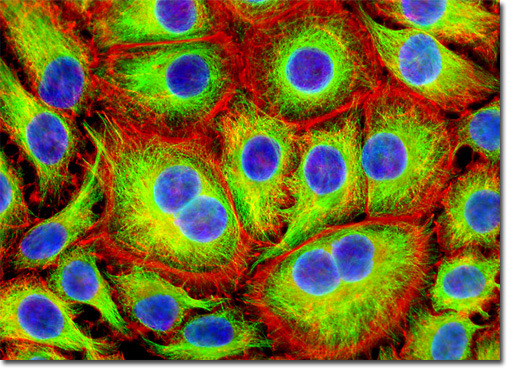
#> input picture BIOM480A5/DEN TESTS/helalarge3.jpg, 508 x 368 px
$ jupyter execute 'HeLa Cells.ipynb'
#> lines starting #> are read from the running program, lines starting #| are printed output that depends on the picture; after the words box and inside, x2 and y2 are one past the last pixel; in counts of white or black regions, pixels touching at a corner belong together
[cell 1]
import cv2
import numpy as np
import matplotlib.pyplot as plt
from skimage import measure, filters, color, io
from skimage.segmentation import clear_border
from skimage.morphology import remove_small_objects

# Configuration
image_path = "helalarge3.jpg"  # Replace if needed
microns_per_pixel = 0.16125  # µm per pixel (40× objective lens)
pixel_area_um2 = microns_per_pixel ** 2

# Load image
img = io.imread(image_path)
#> img is the input picture: shape (368, 508, 3); mean R, G, B 113.1, 102.7, 42.8

# Convert to grayscale using blue channel (nuclei)
nuclei_gray = img[:, :, 2]
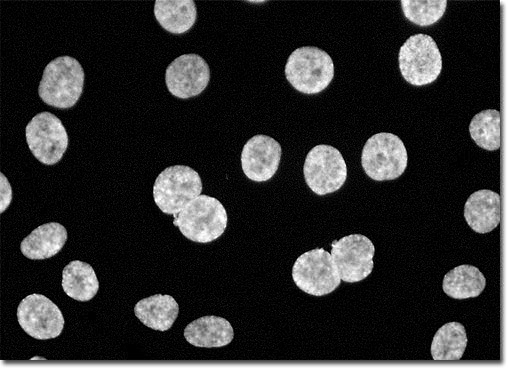
#> nuclei_gray: shape (368, 508); min 0, max 255, mean 42.8
threshold = filters.threshold_otsu(nuclei_gray)
#> threshold = 92
nuclei_binary = nuclei_gray > threshold
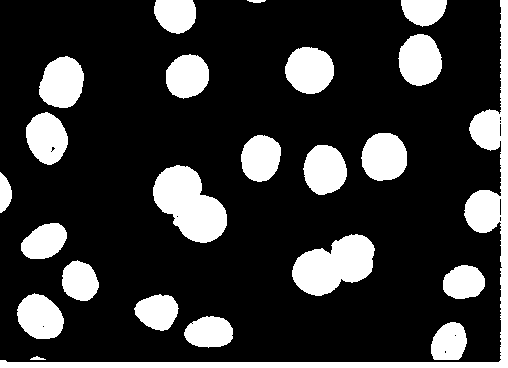
#> nuclei_binary: shape (368, 508) bool; 21.1% white; 23 white regions, largest, box (x1, y1, x2, y2) and area: (0, 0, 508, 368) 8015, (153, 165, 227, 243) 3610, (292, 234, 375, 296) 3343

# Clean up binary mask
nuclei_binary = clear_border(nuclei_binary)
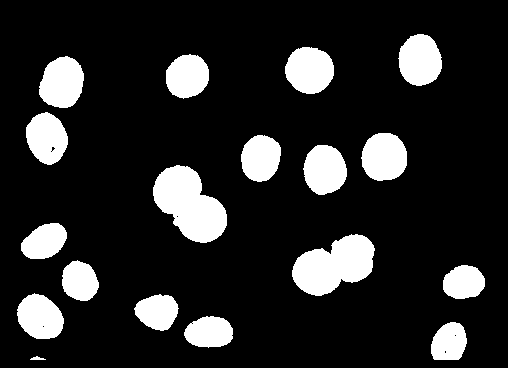
#> nuclei_binary: shape (368, 508) bool; 15.5% white; 18 white regions, largest, box (x1, y1, x2, y2) and area: (153, 165, 227, 243) 3610, (292, 234, 375, 296) 3343, (285, 47, 334, 94) 1798
nuclei_binary = remove_small_objects(nuclei_binary, 100)
#> nuclei_binary: shape (368, 508) bool; 15.5% white; 17 white regions

# Label and measure regions
labeled_nuclei = measure.label(nuclei_binary)
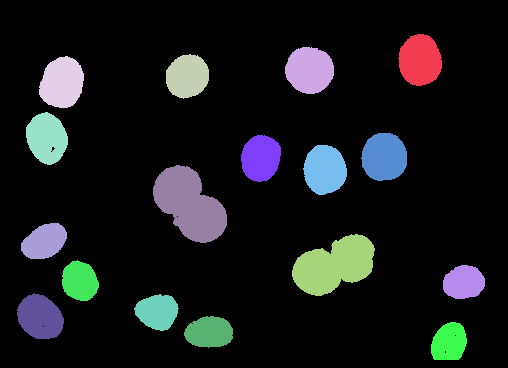
#> labeled_nuclei: shape (368, 508) int32; 18 distinct labels, from 0 to 17; one colour per label, 0 black
props = measure.regionprops(labeled_nuclei)
#> props = 17 regions; largest, box (x1, y1, x2, y2) and area: (153, 165, 227, 243) 3610, (292, 234, 375, 296) 3343, (285, 47, 334, 94) 1798, (39, 56, 84, 108) 1789, (361, 133, 407, 181) 1768

# Plot original image with annotations
fig, ax = plt.subplots(figsize=(10, 8))
ax.imshow(img)

for prop in props:
    y, x = prop.centroid
    area_px = prop.area
    area_um2 = area_px * pixel_area_um2  # convert to µm²

    ax.plot(x, y, 'o', color='cyan', markersize=5)
    ax.text(x + 5, y - 5, f"{area_um2:.2f} µm²", color='white',
            fontsize=8, weight='bold', bbox=dict(facecolor='black', alpha=0.3, boxstyle='round,pad=0.2'))
#> this loop made 17 passes
#> (y, x, area_px, area_um2) on passes 1 to 12: (59.87, 419.6, 1765, 45.89), (69.72, 309.2, 1798, 46.75), (75.86, 186.9, 1496, 38.9), (82.35, 61.6, 1789, 46.52), (137.7, 46.39, 1624, 42.23), (156.6, 383.8, 1768, 45.97), (157.7, 260.4, 1469, 38.2), (169.4, 324.4, 1693, 44.02), (204.1, 189.2, 3610, 93.87), (241.1, 44.09, 1212, 31.51), (264.9, 333.9, 3343, 86.92), (280.7, 79.47, 1144, 29.75)

ax.set_title("Detected Nuclei Area (µm²)")
plt.axis('off')
plt.tight_layout()
plt.show()
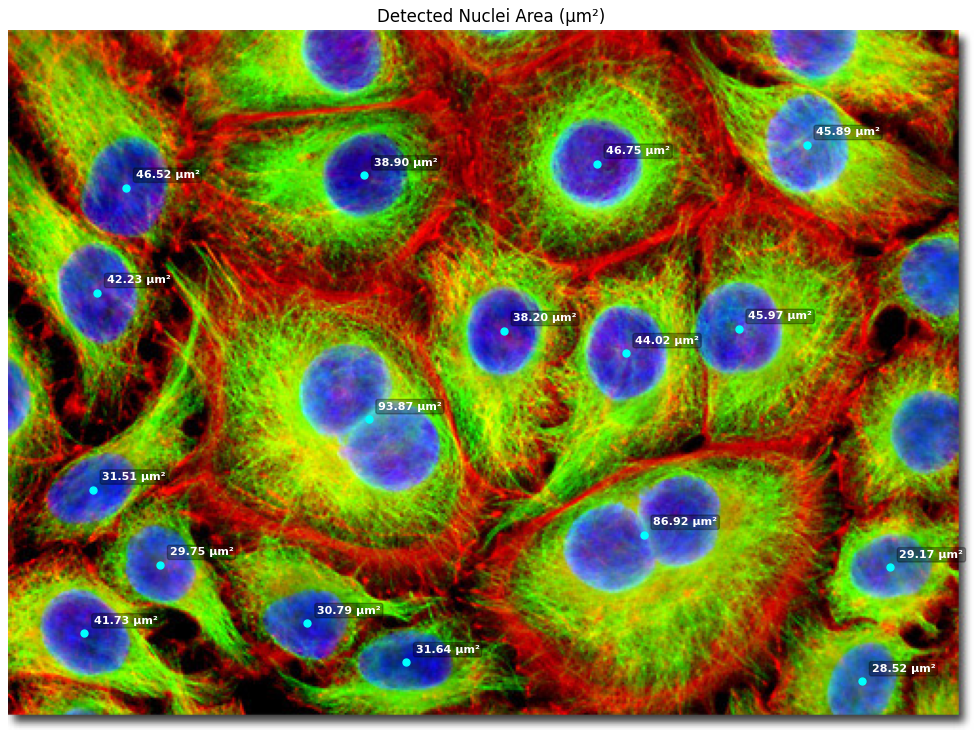
#> figure drawn by matplotlib, 1 panel
